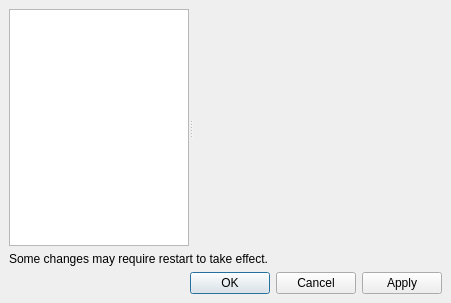
<?xml version="1.0" encoding="UTF-8"?>
<ui version="4.0">
 <class>SettingsDlg</class>
 <widget class="QDialog" name="SettingsDlg">
  <property name="geometry">
   <rect>
    <x>0</x>
    <y>0</y>
    <width>451</width>
    <height>303</height>
   </rect>
  </property>
  <property name="windowTitle">
   <string>Settings</string>
  </property>
  <layout class="QGridLayout">
   <property name="margin">
    <number>9</number>
   </property>
   <property name="spacing">
    <number>6</number>
   </property>
   <item row="1" column="0">
    <widget class="QLabel" name="label">
     <property name="sizePolicy">
      <sizepolicy hsizetype="Fixed" vsizetype="Fixed">
       <horstretch>0</horstretch>
       <verstretch>0</verstretch>
      </sizepolicy>
     </property>
     <property name="text">
      <string>Some changes may require restart to take effect.</string>
     </property>
    </widget>
   </item>
   <item row="2" column="0">
    <widget class="QDialogButtonBox" name="buttonBox">
     <property name="orientation">
      <enum>Qt::Horizontal</enum>
     </property>
     <property name="standardButtons">
      <set>QDialogButtonBox::Apply|QDialogButtonBox::Cancel|QDialogButtonBox::Ok</set>
     </property>
    </widget>
   </item>
   <item row="0" column="0">
    <widget class="QSplitter" name="splitter">
     <property name="orientation">
      <enum>Qt::Horizontal</enum>
     </property>
     <property name="childrenCollapsible">
      <bool>false</bool>
     </property>
     <widget class="QListWidget" name="listWidget">
      <property name="sizePolicy">
       <sizepolicy hsizetype="Fixed" vsizetype="Preferred">
        <horstretch>0</horstretch>
        <verstretch>0</verstretch>
       </sizepolicy>
      </property>
      <property name="maximumSize">
       <size>
        <width>180</width>
        <height>16777215</height>
       </size>
      </property>
      <property name="iconSize">
       <size>
        <width>24</width>
        <height>24</height>
       </size>
      </property>
      <property name="spacing">
       <number>1</number>
      </property>
     </widget>
     <widget class="QStackedWidget" name="stackedWidget">
      <property name="sizePolicy">
       <sizepolicy hsizetype="Expanding" vsizetype="Preferred">
        <horstretch>0</horstretch>
        <verstretch>0</verstretch>
       </sizepolicy>
      </property>
     </widget>
    </widget>
   </item>
  </layout>
 </widget>
 <resources/>
 <connections>
  <connection>
   <sender>buttonBox</sender>
   <signal>accepted()</signal>
   <receiver>SettingsDlg</receiver>
   <slot>accept()</slot>
   <hints>
    <hint type="sourcelabel">
     <x>248</x>
     <y>254</y>
    </hint>
    <hint type="destinationlabel">
     <x>157</x>
     <y>274</y>
    </hint>
   </hints>
  </connection>
  <connection>
   <sender>buttonBox</sender>
   <signal>rejected()</signal>
   <receiver>SettingsDlg</receiver>
   <slot>reject()</slot>
   <hints>
    <hint type="sourcelabel">
     <x>316</x>
     <y>260</y>
    </hint>
    <hint type="destinationlabel">
     <x>286</x>
     <y>274</y>
    </hint>
   </hints>
  </connection>
  <connection>
   <sender>listWidget</sender>
   <signal>currentRowChanged(int)</signal>
   <receiver>stackedWidget</receiver>
   <slot>setCurrentIndex(int)</slot>
   <hints>
    <hint type="sourcelabel">
     <x>76</x>
     <y>63</y>
    </hint>
    <hint type="destinationlabel">
     <x>301</x>
     <y>99</y>
    </hint>
   </hints>
  </connection>
 </connections>
</ui>
